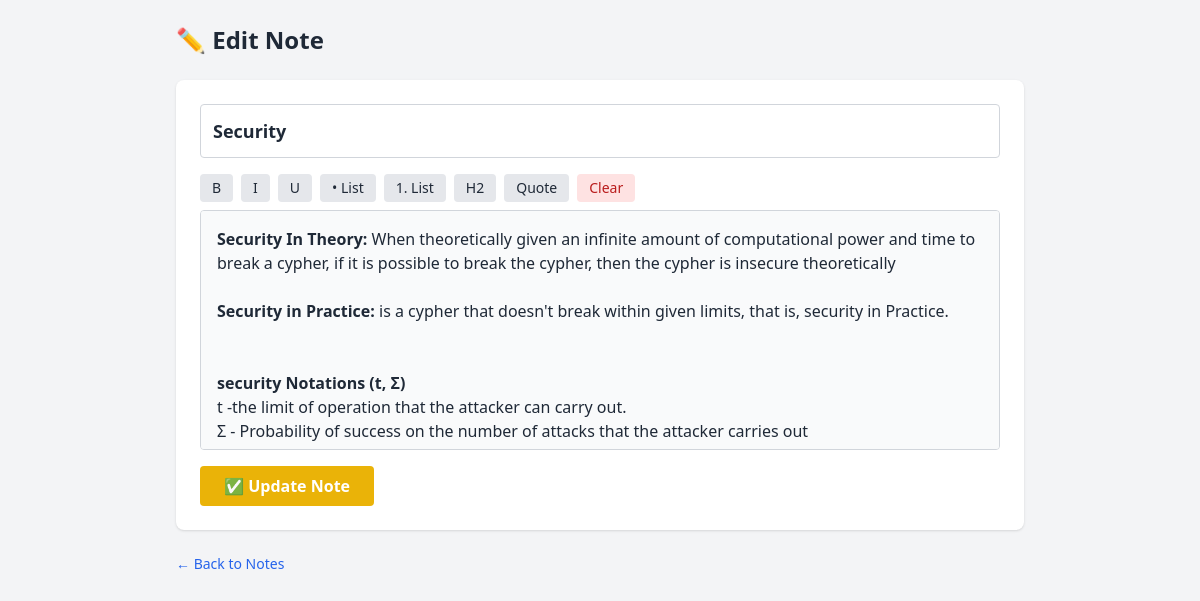
The page /edit_note/16 on the database its author committed.
### app.py (models this page shows)
class Note(db.Model):
    id = db.Column(db.Integer, primary_key=True)
    title = db.Column(db.String(200), nullable=False)
    content = db.Column(db.Text, nullable=False)
    chapter_id = db.Column(db.Integer, db.ForeignKey('chapter.id'), nullable=False)

### app.py (the view, shortened to what this page needs)
@app.route("/edit_note/<int:note_id>", methods=["GET", "POST"])
def edit_note(note_id):
    note = Note.query.get_or_404(note_id)
    return render_template("edit_note.html", note=note)

### templates/edit_note.html (shortened to what this page needs)
{% extends "base.html" %}
{% block content %}
<h1 class="text-2xl font-bold text-gray-800 mb-6">✏️ Edit Note</h1>
<form method="POST" onsubmit="syncContent()" class="bg-white p-6 rounded-lg shadow space-y-4">
  <input
    name="title"
    value="{{ note.title }}"
    placeholder="Note Title"
    required
    class="w-full p-3 border border-gray-300 rounded text-lg font-semibold"
  />
  <div class="space-y-2">
    <div class="flex flex-wrap gap-2 text-sm font-medium">
      <button type="button" onclick="format('bold')" class="bg-gray-200 px-3 py-1 rounded hover:bg-gray-300">B</button>
      <button type="button" onclick="format('italic')" class="bg-gray-200 px-3 py-1 rounded hover:bg-gray-300">I</button>
      <button type="button" onclick="format('underline')" class="bg-gray-200 px-3 py-1 rounded hover:bg-gray-300">U</button>
      <button type="button" onclick="format('insertUnorderedList')" class="bg-gray-200 px-3 py-1 rounded hover:bg-gray-300">• List</button>
      <button type="button" onclick="format('insertOrderedList')" class="bg-gray-200 px-3 py-1 rounded hover:bg-gray-300">1. List</button>
      <button type="button" onclick="format('formatBlock','<h2>')" class="bg-gray-200 px-3 py-1 rounded hover:bg-gray-300">H2</button>
      <button type="button" onclick="format('formatBlock','<blockquote>')" class="bg-gray-200 px-3 py-1 rounded hover:bg-gray-300">Quote</button>
      <button type="button" onclick="clearFormat()" class="bg-red-100 text-red-700 px-3 py-1 rounded hover:bg-red-200">Clear</button>
    </div>
    <div
      id="editor"
      contenteditable="true"
      class="w-full h-60 p-4 border border-gray-300 rounded text-gray-800 bg-gray-50 whitespace-pre-wrap overflow-y-auto"
    >{{ note.content|safe }}</div>
  </div>
  <button
    type="submit"
    class="bg-yellow-500 hover:bg-yellow-600 text-white font-semibold px-6 py-2 rounded"
  >
    ✅ Update Note
  </button>
</form>
<a href="{{ url_for('notes', chapter_id=note.chapter_id) }}" class="mt-6 inline-block text-blue-600 hover:underline text-sm">← Back to Notes</a>
{% endblock %}

### rows shown on the page
Note: title "Security", content "Security In Theory: When theoretically given an infinite amount of computational power and time to break a cypher, if it is possible to break the cypher, then the cypher is insecure theoretically Security in Practice: is a cypher that doesn't break within given limits, that is, security in Practice. security Notations (t, Σ) t -the limit of operation that the attacker can carry out. Σ - Probability of success on the number of attacks that the attacker carries out"
